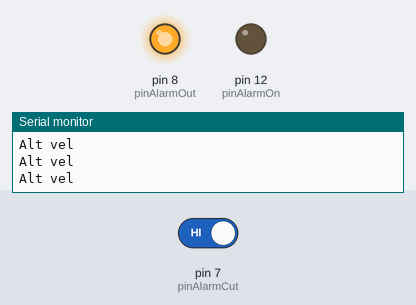
The sketch below on a simulated Arduino Uno, built with avr-gcc and run on an emulated ATmega328P. Parts: output pins drawn as LEDs (lit = HIGH), the last lines printed to the serial monitor. The test bench sets the inputs (shaded band); at power-on: pin 7 (pinAlarmCut) HIGH.

Above: at 1.2 s.
1.3 s: pin 7 (pinAlarmCut) driven LOW
At 2.2 s:
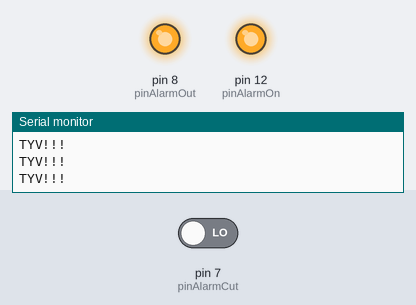
2.8 s: pin 7 (pinAlarmCut) driven HIGH
At 3.4 s:
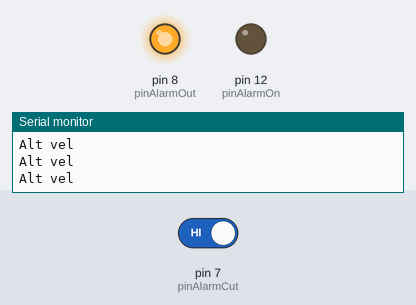
Timing chart, 0 to 5.8 s (numbered marks = the images above; inputs shaded):
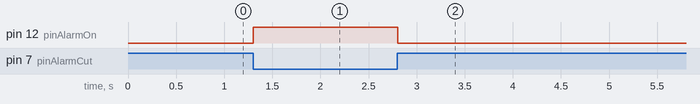

Measured:
- after the input at 1.3 s, pin 12 (pinAlarmOn): LOW → HIGH at once
- after the input at 2.8 s, pin 12 (pinAlarmOn): HIGH → LOW at once

The sketch:

alarmtest.ino
```cpp
int pinAlarmCut = 7;
int pinAlarmOut = 8;
int pinAlarmOn = 12;

void setup() {
  // put your setup code here, to run once:

Serial.begin(9600);


  pinMode(pinAlarmCut, INPUT);
  pinMode(pinAlarmOut, OUTPUT);
  pinMode(pinAlarmOn, OUTPUT);

  digitalWrite(pinAlarmOut, HIGH);
}

void loop() {
  // put your main code here, to run repeatedly:


  int cutState = digitalRead(pinAlarmCut);

  if(cutState == 0)
  {
    Serial.write("TYV!!!\n");
    digitalWrite(pinAlarmOn, HIGH);
  }
  else
  {
    Serial.write("Alt vel\n");
    digitalWrite(pinAlarmOn, LOW);
  }
  delay(100);
}
```
